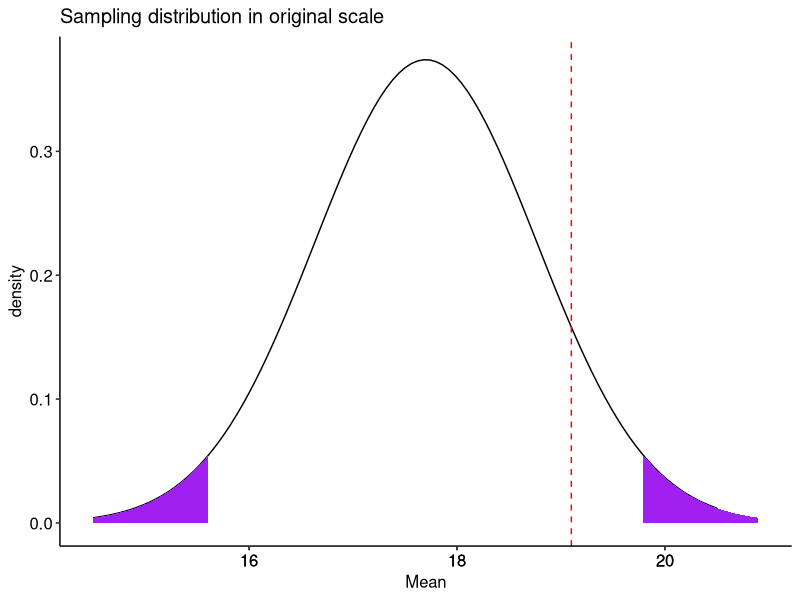
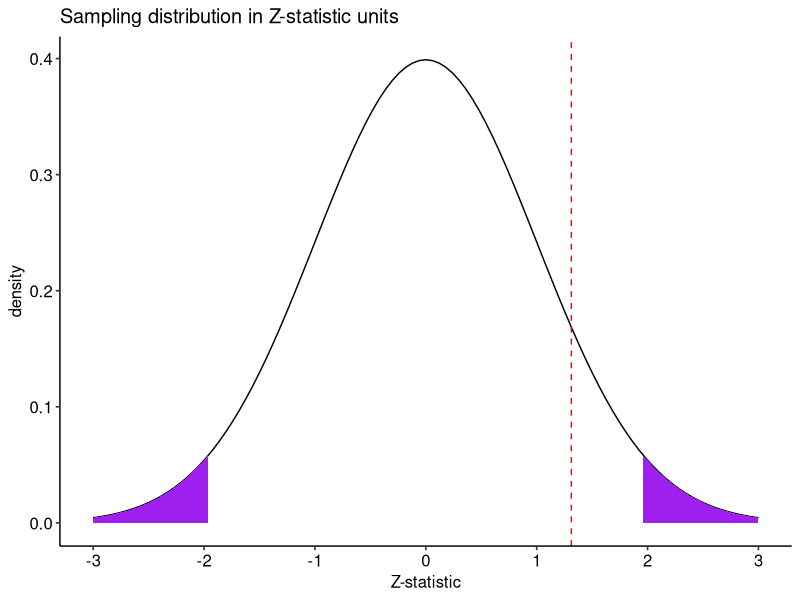
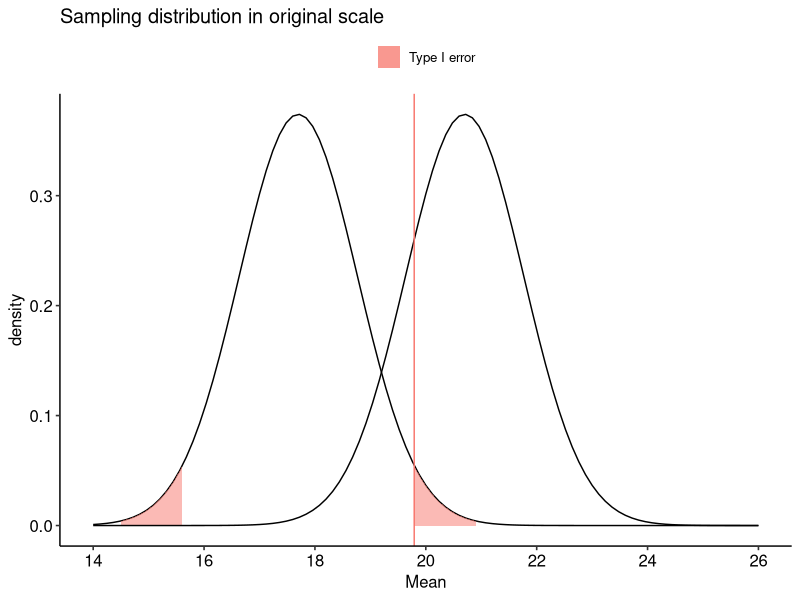
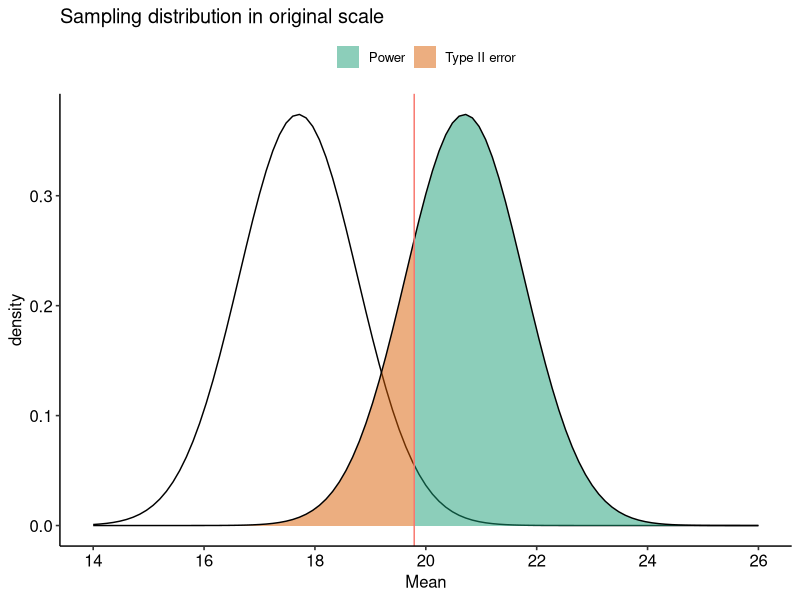
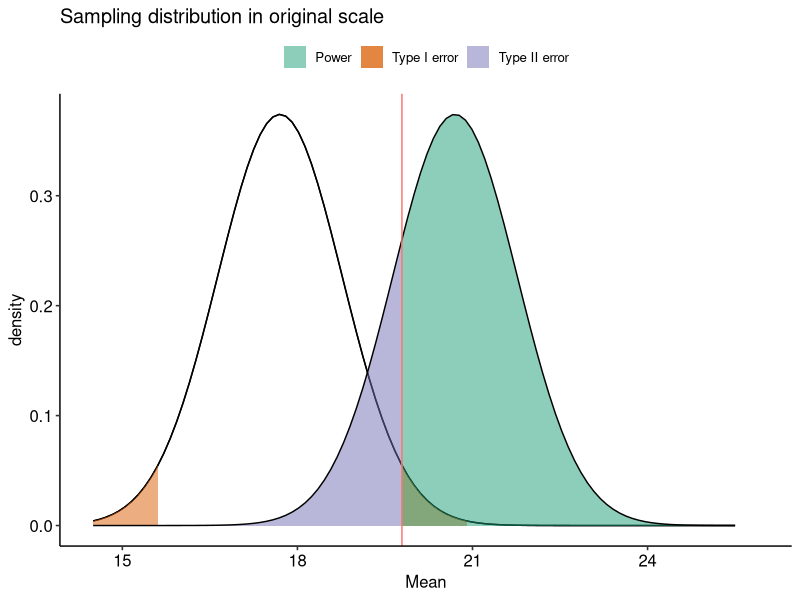
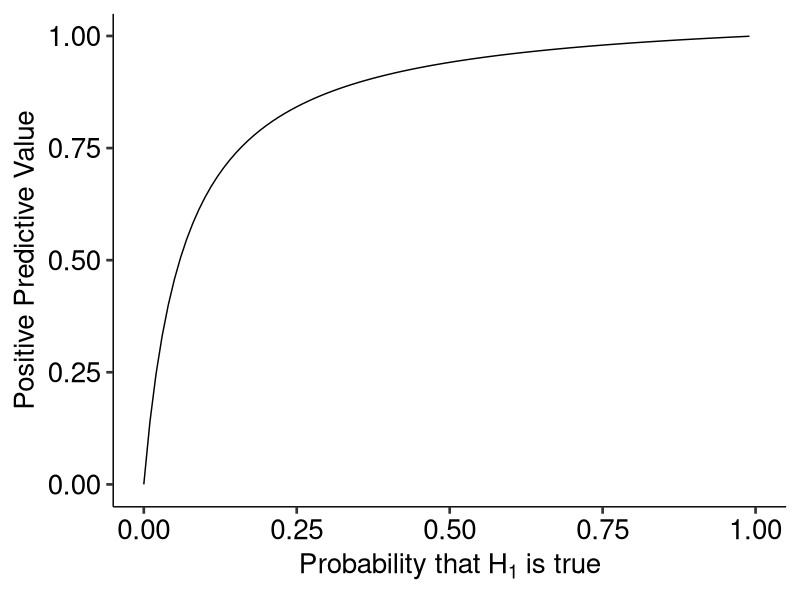
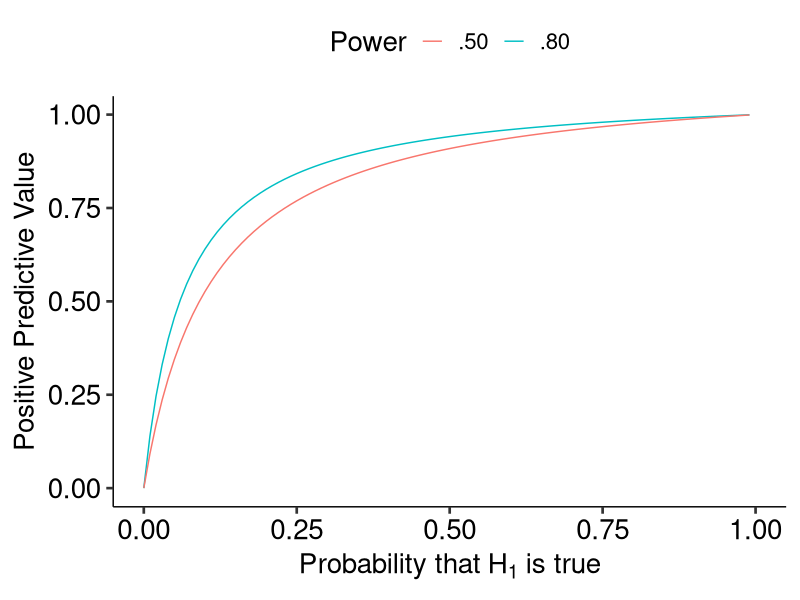
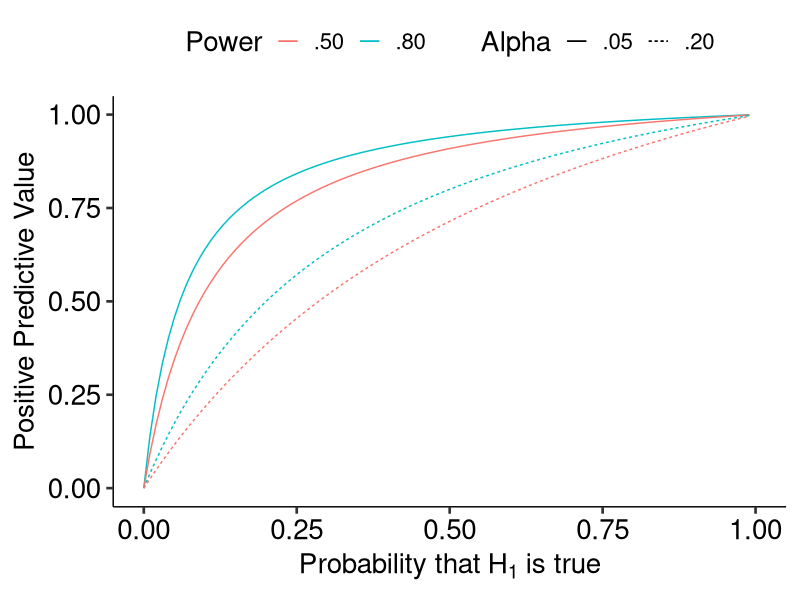

These figures' R source, in order:
## ---- chunk 1
library(tidyverse)
library(ggpubr)
## ---- chunk 2
mu = 17.7
sigma = 3.2
n = 9
xbar = 19.1

sem = sigma/sqrt(n)

cv_pos = mu + 1.96*sem
cv_neg = mu - 1.96*sem

zstat = (xbar-mu)/sem
## ---- chunk 3
lower_bound = mu-3*sem
upper_bound = mu+3*sem

data.frame(M = c(lower_bound:upper_bound)) %>%
  ggplot(aes(x = M)) +
   stat_function(fun = function(x) dnorm(x, mean = mu, sd = sem), 
                 geom = "line") +
  stat_function(fun = function(x) dnorm(x, mean = mu, sd = sem), 
                 geom = "area", fill = "purple", xlim = c(cv_pos, upper_bound)) +
  stat_function(fun = function(x) dnorm(x, mean = mu, sd = sem), 
                 geom = "area", fill = "purple", xlim = c(lower_bound, cv_neg)) +
  geom_vline(aes(xintercept = xbar), color = "red", linetype = "dashed") +
  scale_x_continuous(breaks = round(c(lower_bound:upper_bound))) + 
  labs(x = "Mean", y = "density", title = "Sampling distribution in original scale")+
  theme_pubr()
## ---- chunk 4
data.frame(M = c(-3:3)) %>%
  ggplot(aes(x = M)) +
   stat_function(fun = function(x) dnorm(x), 
                 geom = "line") +
  stat_function(fun = function(x) dnorm(x), 
                 geom = "area", fill = "purple", xlim = c(1.96, 3)) +
  stat_function(fun = function(x) dnorm(x), 
                 geom = "area", fill = "purple", xlim = c(-3, -1.96)) +
  geom_vline(aes(xintercept = zstat), color = "red", linetype = "dashed") +
  scale_x_continuous(breaks = c(-3:3)) +
  labs(x = "Z-statistic", y = "density", title = "Sampling distribution in Z-statistic units")+
  theme_pubr()
## ---- chunk 5
pnorm(q = 19.1, mean = 17.7, sd = 1.067, lower.tail = F)*2

pnorm(q = 1.3125, lower.tail = F)*2
## ---- chunk 6
data.frame(M = c(lower_bound:(upper_bound+5))) %>%
  ggplot(aes(x = M)) +
  stat_function(fun = function(x) dnorm(x, mean = mu, sd = sem), 
                 geom = "line") +
  stat_function(aes(fill = "Type I error"), fun = function(x) dnorm(x, mean = mu, sd = sem), 
                 geom = "area", xlim = c(cv_pos, upper_bound),
                alpha = .5) +
  stat_function(aes(fill = "Type I error"), fun = function(x) dnorm(x, mean = mu, sd = sem), 
                 geom = "area", xlim = c(lower_bound, cv_neg),
                alpha = .5) +
  stat_function(fun = function(x) dnorm(x, mean = mu+3, sd = sem), 
                 geom = "line") +
  geom_vline(aes(xintercept = cv_pos, color = "Type I error")) +
  scale_x_continuous(breaks = seq(14,26,2), limits = c(14,26)) +
  guides(color = "none") +
  labs(x = "Mean", y = "density", title = "Sampling distribution in original scale", fill = NULL)+
  theme_pubr()
## ---- chunk 7
data.frame(M = c(lower_bound:(upper_bound+5))) %>%
  ggplot(aes(x = M)) +
   stat_function(fun = function(x) dnorm(x, mean = mu, sd = sem), 
                 geom = "line") +
  stat_function(aes(fill = "Type II error"), fun = function(x) dnorm(x, mean = mu+3, sd = sem), 
                 geom = "area", xlim = c(lower_bound, cv_pos),
                alpha = .5) +
  stat_function(aes(fill = "Power"), fun = function(x) dnorm(x, mean = mu+3, sd = sem), 
                 geom = "area", xlim = c(cv_pos, upper_bound+5),
                alpha = .5) +
  stat_function(fun = function(x) dnorm(x, mean = mu+3, sd = sem), 
                 geom = "line") +
  geom_vline(aes(xintercept = cv_pos, color = "Type I error")) +
  scale_x_continuous(breaks = seq(14,26,2), limits = c(14,26)) +
  scale_fill_brewer(palette = "Dark2") +
  guides(color = "none") +
  labs(x = "Mean", y = "density", title = "Sampling distribution in original scale", fill = NULL)+
  theme_pubr()
## ---- chunk 8
data.frame(M = c(lower_bound:(upper_bound+5))) %>%
  ggplot(aes(x = M)) +
   stat_function(fun = function(x) dnorm(x, mean = mu, sd = sem), 
                 geom = "line") +
  stat_function(fun = function(x) dnorm(x, mean = mu, sd = sem), 
                 geom = "line") +
  stat_function(aes(fill = "Type I error"), fun = function(x) dnorm(x, mean = mu, sd = sem), 
                 geom = "area", xlim = c(cv_pos, upper_bound),
                alpha = .5) +
  stat_function(aes(fill = "Type I error"), fun = function(x) dnorm(x, mean = mu, sd = sem), 
                 geom = "area", xlim = c(lower_bound, cv_neg),
                alpha = .5) +
  stat_function(aes(fill = "Type II error"), fun = function(x) dnorm(x, mean = mu+3, sd = sem), 
                 geom = "area", xlim = c(lower_bound, cv_pos),
                alpha = .5) +
  stat_function(aes(fill = "Power"), fun = function(x) dnorm(x, mean = mu+3, sd = sem), 
                 geom = "area", xlim = c(cv_pos, upper_bound+5),
                alpha = .5) +
  stat_function(fun = function(x) dnorm(x, mean = mu+3, sd = sem), 
                 geom = "line") +
  geom_vline(aes(xintercept = cv_pos, color = "Type I error")) +
  #scale_x_continuous(breaks = c(14:26), limits = c(14:26)) + 
  scale_fill_brewer(palette = "Dark2") +
  guides(color = "none") +
  labs(x = "Mean", y = "density", title = "Sampling distribution in original scale", fill = NULL)+
  theme_pubr()

## ---- chunk 9
ppv_fun = function(R, beta = .20, alpha = .05){
  ppv = ((1-beta)*R)/((1-beta)*R + alpha)
  return(ppv)
}

data.frame(prob = seq(0,1, by = .01)) %>%
  mutate(ratio = prob/(1-prob),
         ppv = ppv_fun(ratio)) %>%
  ggplot(aes(x = prob, y = ppv)) +
  geom_line() +
  scale_x_continuous(expression("Probability that"~H[1]~"is true")) +
  scale_y_continuous("Positive Predictive Value")+
  theme_pubr(base_size = 20)
## ---- chunk 10
data.frame(prob = seq(0,1, by = .01)) %>%
  mutate(ratio = prob/(1-prob),
         ppv = ppv_fun(ratio),
         ppv_low = ppv_fun(ratio, beta = .5)) %>%
  ggplot(aes(x = prob)) +
  geom_line(aes(y = ppv, color = ".80")) +
  geom_line(aes(y = ppv_low, color = ".50")) +
  scale_x_continuous(expression("Probability that"~H[1]~"is true")) +
  scale_y_continuous("Positive Predictive Value")+
  scale_color_discrete("Power")+
  theme_pubr(base_size = 20)
## ---- chunk 11
data.frame(prob = seq(0,1, by = .01)) %>%
  mutate(ratio = prob/(1-prob),
         ppv = ppv_fun(ratio),
         ppv_low = ppv_fun(ratio, beta = .5),
         ppv_alp = ppv_fun(ratio, alpha = .20),
         ppv_low_alp = ppv_fun(ratio, beta = .5, alpha = .20)) %>%
  ggplot(aes(x = prob)) +
  geom_line(aes(y = ppv, color = ".80", linetype = ".05")) +
  geom_line(aes(y = ppv_low, color = ".50", linetype = ".05")) +
  geom_line(aes(y = ppv_alp, color = ".80", linetype = ".20")) +
  geom_line(aes(y = ppv_low_alp, color = ".50", linetype = ".20")) +
  scale_x_continuous(expression("Probability that"~H[1]~"is true")) +
  scale_y_continuous("Positive Predictive Value")+
  scale_color_discrete("Power")+
  scale_linetype_discrete("Alpha") +
  theme_pubr(base_size = 20)
## ---- chunk 12
set.seed(201112)
# number of simulations
sims = 10000
# sample size
N = 30
# create empty vector for storing p-values
p_values = numeric(sims) 
# loop
for(i in 1:sims){
  # draw sample
  sample = rnorm(n = N, 
                 mean = 0, 
                 sd = 1) 
  sample_mean = mean(sample) 
  sample_sd = sd(sample)
  se_mean = sample_sd/sqrt(N)
  z_stat = (sample_mean-0)/se_mean
  sample_p = pnorm(q = abs(z_stat), 
                   lower.tail = F)
  p_values[i] = sample_p
}
## ---- chunk 13
data.frame(sim = 1:sims, p=p_values) %>%
  ggplot(aes(x = p)) +
    geom_density(alpha = .4, fill = "grey")+
    theme_bw(base_size = 16) +
  labs(x = "p-value", y = "frequency")
## ---- chunk 14
set.seed(201112)
# create empty vector for storing p-values
p_values = numeric(sims) 
# loop
for(i in 1:sims){
  # draw sample
  sample = rnorm(n = N, 
                 mean = .25, 
                 sd = 1) 
  sample_mean = mean(sample) 
  sample_sd = sd(sample)
  se_mean = sample_sd/sqrt(N)
  z_stat = (sample_mean-0)/se_mean
  sample_p = pnorm(q = abs(z_stat), 
                   lower.tail = F)
  p_values[i] = sample_p
}
## ---- chunk 15
data.frame(sim = 1:sims, p=p_values) %>%
  ggplot(aes(x = p)) +
    geom_density(alpha = .4, fill = "grey")+
    theme_bw(base_size = 16) +
  labs(x = "p-value", y = "frequency")
## ---- chunk 16
set.seed(201112)
# create empty vector for storing p-values
p_values = numeric(sims) 
# loop
for(i in 1:sims){
  # draw sample
  sample = rnorm(n = N, 
                 mean = .50, 
                 sd = 1) 
  sample_mean = mean(sample) 
  sample_sd = sd(sample)
  se_mean = sample_sd/sqrt(N)
  z_stat = (sample_mean-0)/se_mean
  sample_p = pnorm(q = abs(z_stat), 
                   lower.tail = F)
  p_values[i] = sample_p
}
## ---- chunk 17
data.frame(sim = 1:sims, p=p_values) %>%
  ggplot(aes(x = p)) +
    geom_density(alpha = .4, fill = "grey")+
    theme_bw(base_size = 16) +
  labs(x = "p-value", y = "frequency")
## ---- chunk 18
data.frame(sim = 1:sims, p=p_values) %>%
  ggplot(aes(x = p)) +
    geom_density(alpha = .4, fill = "grey")+
  scale_x_continuous(limits = c(0, .05)) +
    theme_bw(base_size = 16) +
  labs(x = "p-value", y = "frequency")
## ---- chunk 19
set.seed(201112)
# create empty vector for storing p-values
p_values = numeric(sims) 
# loop
for(i in 1:sims){
  try = 1
  sample_p = 1
  # while these statements are true, 
  # keep going
  while(sample_p >= .05 & try <= 2){
    sample = rnorm(n = N, 
                 mean = 0, 
                 sd = 1) 
  sample_mean = mean(sample) 
  sample_sd = sd(sample)
  se_mean = sample_sd/sqrt(N)
  z_stat = (sample_mean-0)/se_mean
  sample_p = pnorm(q = abs(z_stat), 
                   lower.tail = F)
  try = try+1
  }
  p_values[i] = sample_p
}
## ---- chunk 20
data.frame(sim = 1:sims, p=p_values) %>%
  ggplot(aes(x = p)) +
    geom_density(alpha = .4, fill = "grey")+
  scale_x_continuous(limits = c(0, .1)) +
    theme_bw(base_size = 16) +
  labs(x = "p-value", y = "frequency", 
       title = "One extra try")
## ---- chunk 21
set.seed(201112)
# create empty vector for storing p-values
p_values = numeric(sims) 
# loop
for(i in 1:sims){
  try = 1
  sample_p = 1
  # while these statements are true, 
  # keep going
  while(sample_p >= .05 & try <= 3){
    try = try+1
    sample = rnorm(n = N, 
                 mean = 0, 
                 sd = 1) 
  sample_mean = mean(sample) 
  sample_sd = sd(sample)
  se_mean = sample_sd/sqrt(N)
  z_stat = (sample_mean-0)/se_mean
  sample_p = pnorm(q = abs(z_stat), 
                   lower.tail = F)
  }
  p_values[i] = sample_p
}
## ---- chunk 22
data.frame(sim = 1:sims, p=p_values) %>%
  ggplot(aes(x = p)) +
  geom_density(alpha = .4, fill = "grey")+
  scale_x_continuous(limits = c(0, .1)) +
    theme_bw(base_size = 16) +
  labs(x = "p-value", y = "frequency", 
       title = "Two extra tries")
## ---- chunk 23
phack_data = data.frame(sim = 1:sims, p=p_values,
                        type = "p-hack") 

set.seed(201112)
# create empty vector for storing p-values
p_values = numeric(sims) 
# loop
for(i in 1:sims){
  # draw sample
  sample = rnorm(n = N, 
                 mean = .25, 
                 sd = 1) 
  sample_mean = mean(sample) 
  sample_sd = sd(sample)
  se_mean = sample_sd/sqrt(N)
  z_stat = (sample_mean-0)/se_mean
  sample_p = pnorm(q = abs(z_stat), 
                   lower.tail = F)
  p_values[i] = sample_p
}

nonp_data = data.frame(sim = 1:sims, p=p_values,
                       type = "true H1") 


full_join(phack_data, nonp_data) %>%
  ggplot(aes(x = p, fill = type)) +
    geom_density(alpha = .4) +
  scale_x_continuous(limits = c(0, .1)) +
    theme_bw(base_size = 16) +
  labs(x = "p-value", y = "frequency", 
       title = "Two extra tries")
